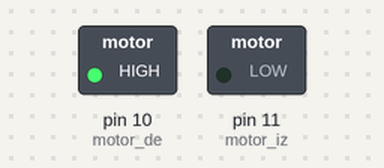
A sketch run on a simulated Arduino Uno, built with avr-gcc and run on an emulated ATmega328P. Shown: switched loads named in the sketch (green lamp = pin HIGH).

Above: at 0.7 s.
At 3.7 s:
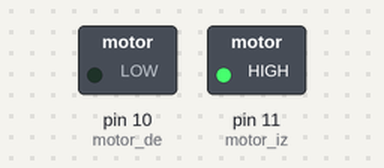
At 5.2 s:
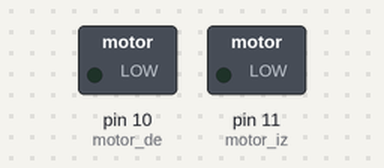
Timing chart, 0 to 7.8 s (numbered marks = the images above):
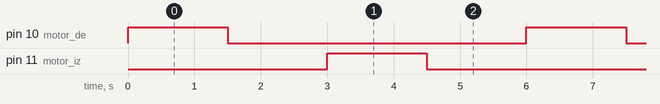

The sketch:

bailarina.ino
```cpp
int motor_de = 10;//direccion derecha del motor
int motor_iz =11;//direccion izquierda del motor
void setup() {
  // put your setup code here, to run once:
pinMode(motor_de,OUTPUT);//define los motores como salida
pinMode(motor_iz, OUTPUT);
}

void loop() {
  // put your main code here, to run repeatedly:
  digitalWrite(motor_de, HIGH);
  delay(1500);
  digitalWrite(motor_de,LOW);
  delay(1500);
   digitalWrite(motor_iz, HIGH);
  delay(1500);
  digitalWrite(motor_iz,LOW);
  delay(1500);

}
```

Measured:
- by itself, pin 10 (motor_de), pin 11 (motor_iz): alternates HIGH for 1.5 s and LOW for 4.5 s
- by itself, everything shown: repeats every 6.0 s, in 4 steps
